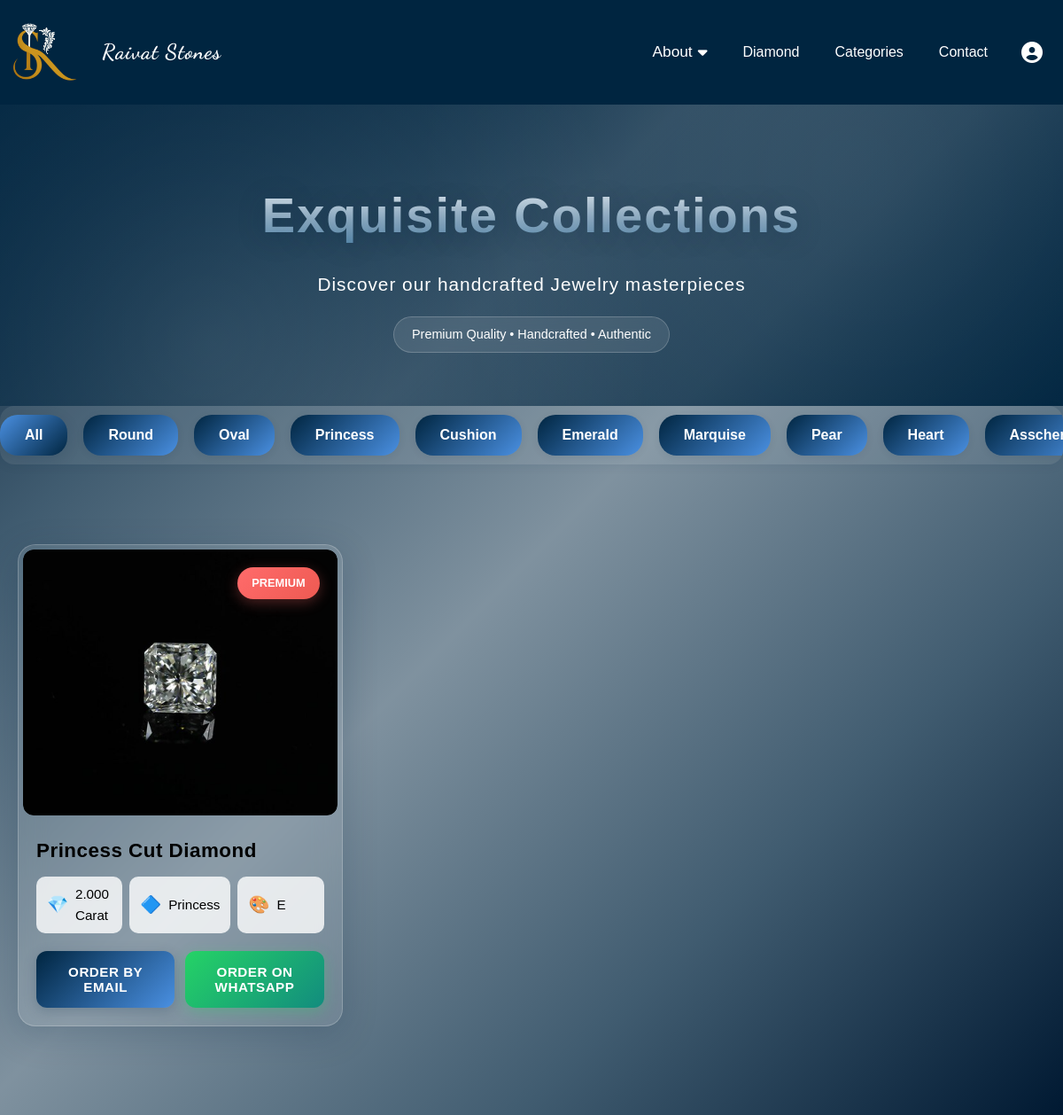
Page /diamond/ on the committed database.
### jewelry/models.py (models this page shows, shortened)
class DiamondProduct(models.Model):
    category = models.ForeignKey(ProductCategory, on_delete=models.SET_NULL, null=True, blank=True, related_name='diamond_products')
    SHAPE_CHOICES = [
        ('round', 'Round'),
        ('oval', 'Oval'),
        ('princess', 'Princess'),
        ('cushion', 'Cushion'),
        ('emerald', 'Emerald'),
        ('marquise', 'Marquise'),
        ('pear', 'Pear'),
        ('heart', 'Heart'),
        ('asscher', 'Asscher'),
        ('radiant', 'Radiant'),
        ('trillion', 'Trillion'),
        ('baguette', 'Baguette'),
        ('hexagon', 'Hexagon'),
        ('lozenge', 'Lozenge'),
        ('shield', 'Shield'),
        ('tapered_baguette', 'Tapered Baguette'),
        ('briolette', 'Briolette'),
        ('half_moon', 'Half Moon'),
        ('square_caution', 'Square Caution'),
        ('coffin', 'Coffin'),
        ('square_radiant', 'Square Radiant'),
        ('bullet', 'Bullet'),
        ('trapezoid', 'Trapezoid'),
    ]
    COLOR_CHOICES = [
        ('D', 'D'), ('E', 'E'), ('F', 'F'), ('G', 'G'), ('H', 'H'),
    ]
    STATUS_CHOICES = [
        ('available', 'Available'),
        ('sold', 'Sold'),
        ('reserved', 'Reserved'),
        ('inactive', 'Inactive'),
    ]
    BADGE_CHOICES = [
        ('premium', 'Premium'),
        ('best_seller', 'Best Seller'),
        ('new', 'New'),
        ('exclusive', 'Exclusive'),
        ('limited', 'Limited'),
    ]
    CLARITY_CHOICES = [
        ('IF', 'IF (Internally Flawless)'),
        ('VVS1', 'VVS1 (Very Very Slightly Included 1)'),
        ('VVS2', 'VVS2 (Very Very Slightly Included 2)'),
        ('VS1', 'VS1 (Very Slightly Included 1)'),
        ('VS2', 'VS2 (Very Slightly Included 2)'),
        ('SI1', 'SI1 (Slightly Included 1)'),
    ]
    CUT_CHOICES = [
        ('ideal', 'Ideal'),
        ('excellent', 'Excellent'),
        ('very_good', 'Very Good'),
    ]
    CERTIFICATION_CHOICES = [
        ('GIA', 'GIA'),
        ('IGI', 'IGI'),
    ]
    name = models.CharField(max_length=255, verbose_name="Diamond Name")
    description = models.TextField(verbose_name="Description")
    image = models.ImageField(upload_to='product_images/', verbose_name="Diamond Image")
    origin = models.CharField(max_length=100, null=True, blank=True, verbose_name="Origin")
    carat = models.DecimalField(max_digits=6, decimal_places=3, verbose_name="Carat Weight")
    shape = models.CharField(max_length=30, choices=SHAPE_CHOICES, verbose_name="Shape")
    color = models.CharField(max_length=2, choices=COLOR_CHOICES, verbose_name="Color Grade")
    status = models.CharField(max_length=20, choices=STATUS_CHOICES, default='available', verbose_name="Status")
    badge = models.CharField(max_length=20, choices=BADGE_CHOICES, blank=True, null=True, verbose_name="Badge")
    created_at = models.DateTimeField(auto_now_add=True, verbose_name="Created At")
    updated_at = models.DateTimeField(auto_now=True, verbose_name="Updated At")
    class Meta:
        ordering = ['-created_at']
        verbose_name = "Diamond Product"
        verbose_name_plural = "Diamond Products"

### jewelry/views.py (the view)
# urls.py: path("diamond/", views.diamond, name="diamond"),
def diamond(request):
    shape_choices = DiamondProduct.SHAPE_CHOICES
    selected_shape = request.GET.get("shape")
    products = DiamondProduct.objects.filter(status="available")
    if selected_shape:
        products = products.filter(shape=selected_shape)
    context = {
        "products": products,
        "shape_choices": shape_choices,
        "selected_shape": selected_shape,
        "user_is_authenticated": request.user.is_authenticated,
    }
    return render(request, "jewelry/diamond.html", context)

### jewelry/templates/jewelry/diamond.html (shortened to what this page needs)
{% extends 'jewelry/base.html' %}
{% load static %}
{% block content %}
<section class="collections-hero">
  <div class="hero-content">
    <h1 class="hero-title">
      {% if selected_category %}
        {{ selected_category.display_name }} Collection
      {% else %}
        Exquisite Collections
      {% endif %}
    </h1>
    <p class="hero-subtitle">
      {% if selected_category %}
        Discover our handcrafted {{ selected_category.display_name|lower }} masterpieces
      {% else %}
        Discover our handcrafted Jewelry masterpieces
      {% endif %}
    </p>
    <div class="hero-badge">
      {% if selected_category %}
        {{ products.count }} Products Available
      {% else %}
        Premium Quality • Handcrafted • Authentic
      {% endif %}
    </div>
  </div>
</section>
<div class="category-marquee-wrapper">
  <div class="category-marquee">
    <a href="{% url 'diamond' %}" class="category-btn{% if not selected_shape %} active{% endif %}">All</a>
    {% for value, label in shape_choices %}
      <a href="{% url 'diamond' %}?shape={{ value }}" class="category-btn{% if selected_shape == value %} active{% endif %}">{{ label }}</a>
    {% endfor %}
  </div>
</div>
<section class="products-section">
  <div class="products-container">
    <div class="products-grid" id="productsGrid">
      {% if products %}
        {% for product in products %}
          <div class="product-card">
            <div class="product-image-container" style="height: 300px !important;">
              {% if product.image %}
                <img src="{{ product.image.url }}" alt="{{ product.name }}" class="product-image">
              {% else %}
                <img src="{% static 'jewelry/images/rings.png' %}" alt="{{ product.name }}" class="product-image">
              {% endif %}
              {% if product.badge %}
                <div class="product-badge">{{ product.get_badge_display }}</div>
              {% endif %}
            </div>
            <div class="product-details">
              <h3 class="product-name">{{ product.name }}</h3>
              <div class="product-specs">
                <div class="spec-item">
                  <span class="spec-icon">💎</span>
                  <span>{{ product.carat }} Carat</span>
                </div>
                <div class="spec-item">
                  <span class="spec-icon">🔷</span>
                  <span>{{ product.get_shape_display }}</span>
                </div>
                <div class="spec-item">
                  <span class="spec-icon">🎨</span>
                  <span>{{ product.color }}</span>
                </div>
              </div>
              <div class="product-actions">
                <button class="btn-buy buy-email-btn"
                    data-name="{{ product.name|escapejs }}"
                    data-carat="{{ product.carat|escapejs }}"
                    data-shape="{{ product.get_shape_display|escapejs }}"
                    data-color="{{ product.color|escapejs }}">
                  Order by Email
                </button>
                <button class="btn-buy whatsapp buy-whatsapp-btn"
                    data-name="{{ product.name|escapejs }}"
                    data-carat="{{ product.carat|escapejs }}"
                    data-shape="{{ product.get_shape_display|escapejs }}"
                    data-color="{{ product.color|escapejs }}">
                  Order on WhatsApp
                </button>
              </div>
            </div>
          </div>
        {% endfor %}
      {% else %}
        <div class="no-products">
          <h3>No Products Available</h3>
          <p>We're currently updating our collection. Please check back soon for our latest pieces!</p>
        </div>
      {% endif %}
    </div>
  </div>
</section>
{% endblock %}

### jewelry/templates/jewelry/base.html (style rules this page uses)
* { margin: 0; padding: 0; box-sizing: border-box; }
body { font-family: Arial, sans-serif; line-height: 1.6; color: #333; }

### rows in the picture
DiamondProduct: image (picture), badge "PREMIUM", name "Princess Cut Diamond", carat "2.000", shape "Princess", color "E"

### other values in the picture
{{ label }} "Round" "Oval" "Princess" "Cushion" "Emerald" "Marquise" "Pear" "Heart"
